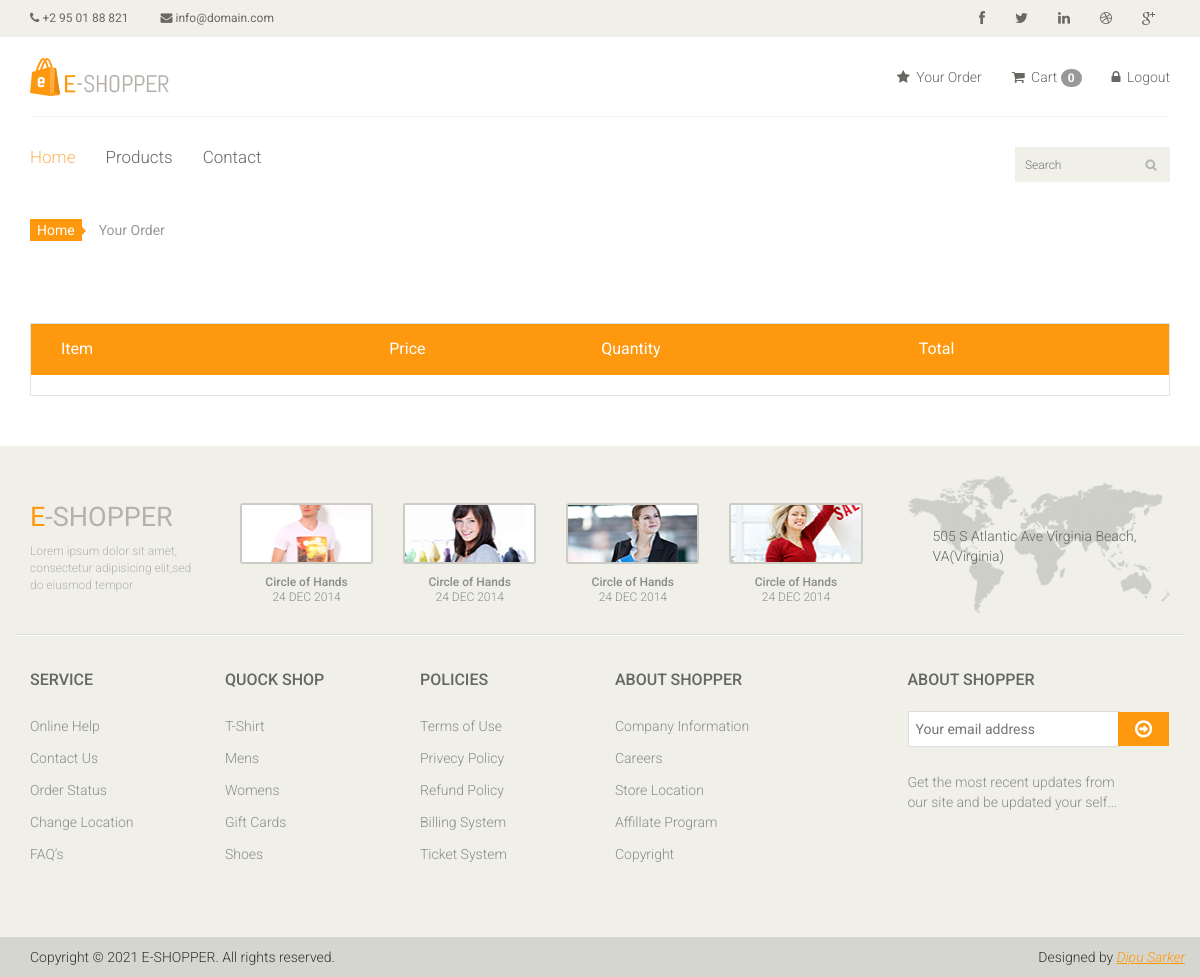
Before: /order/ (signed in) with the older database file.
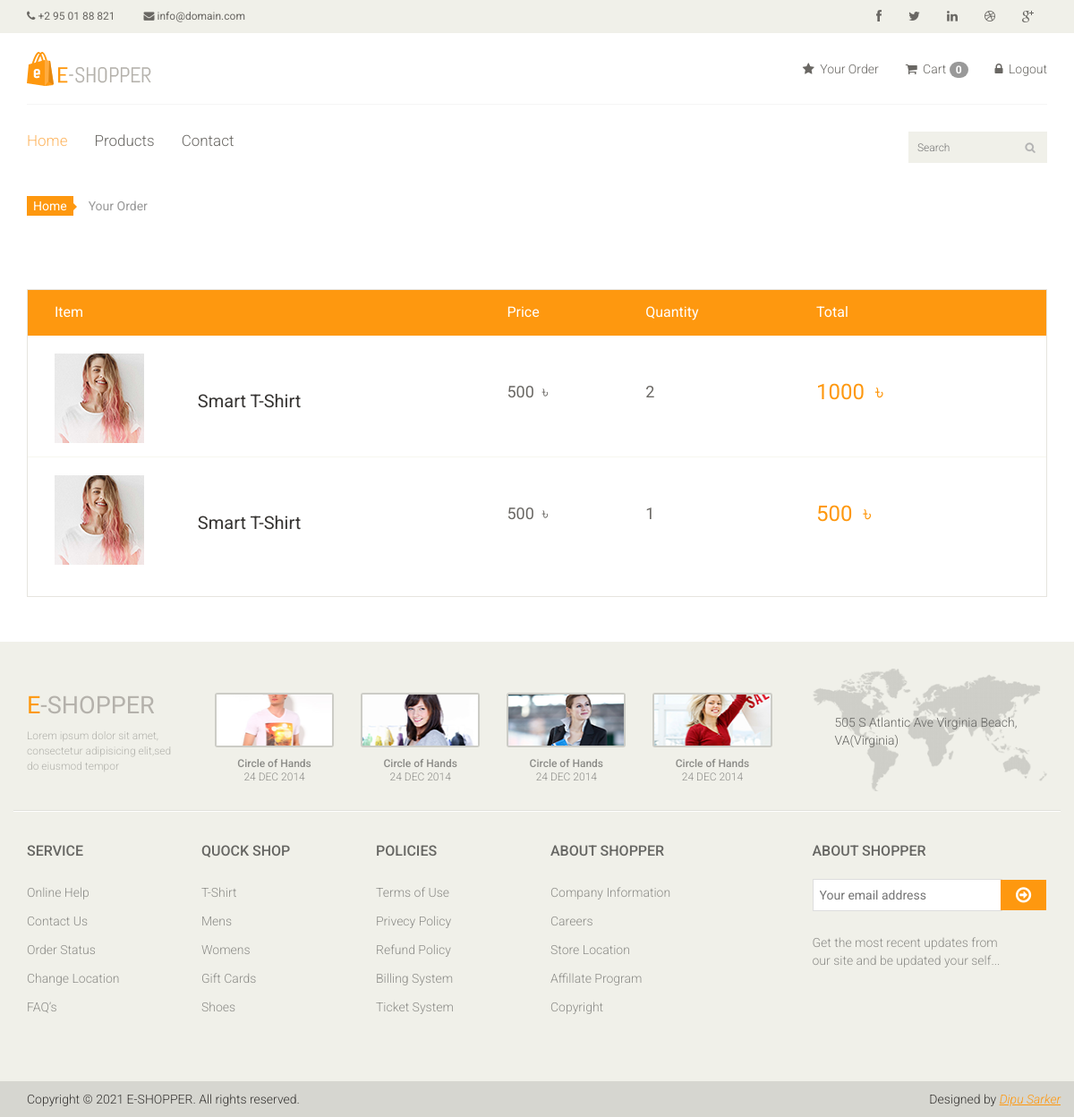
After: the same page with the newer database file.
### app/models.py (models this page shows, shortened)
class Order(models.Model):
    image = models.ImageField(upload_to='ecommerce/order/image')
    product = models.CharField(max_length=1000)
    user = models.ForeignKey(User, on_delete=models.CASCADE)
    quantity = models.IntegerField()
    price = models.IntegerField()
    total = models.IntegerField()
    address = models.CharField(max_length=100)
    phone = models.CharField(max_length=20)
    pincode = models.CharField(max_length=20)
    date = models.DateField(default=datetime.datetime.today)

### app/views.py (the view)
# urls.py: path('order/', views.Your_Order, name='order'),
def Your_Order(request):
    uid = request.session.get('_auth_user_id')
    user = User.objects.get(pk=uid)
    order = Order.objects.filter(user=user)
    context = {'order': order}
    return render(request, 'order.html', context)

### templates/order.html
{% extends "master.html" %}
{% block content %}
<section id="cart_items">
    <div class="container">
        <div class="breadcrumbs">
            <ol class="breadcrumb">
              <li><a href="{% url 'index' %}">Home</a></li>
              <li class="active">Your Order</li>
            </ol>
        </div>
        <div class="table-responsive cart_info">
            <table class="table table-condensed">
                <thead>
                    <tr class="cart_menu">
                        <td class="image">Item</td>
                        <td class="description"></td>
                        <td class="price">Price</td>
                        <td class="quantity">Quantity</td>
                        <td class="total">Total</td>
                        <td></td>
                    </tr>
                </thead>
                <tbody>
                    {% for i in order %}
                    <tr>
                        <td class="cart_product">
                            <a href=""><img src="{{i.image}}" alt=""></a>
                        </td>
                        <td class="cart_description">
                            <h4><a href="">{{i.product}}</a></h4>
                        </td>
                        <td class="cart_price">
                            <p>{{i.price}} &nbsp;৳ </p>
                        </td>
                        <td class="cart_price">
                            <div class="cart_quantity_button">
                                <p>{{i.quantity}}</p>
                            </div>
                        </td>
                        <td class="cart_total">
                            <p class="cart_total_price">{{i.total}} &nbsp;৳</p>
                        </td>
                    </tr>
                    {% endfor %}
                </tbody>
            </table>
        </div>
    </div>
</section>
{% endblock content %}

### templates/master.html (shortened to what this page needs)
{% load static %}
<html lang="en">
<head>
    <link href="/static/css/bootstrap.min.css" %}" rel="stylesheet">
    <link href="/static/css/font-awesome.min.css" %}" rel="stylesheet">
    <link href="/static/css/prettyPhoto.css" %}" rel="stylesheet">
    <link href="/static/css/price-range.css" %}" rel="stylesheet">
    <link href="/static/css/animate.css" %}" rel="stylesheet">
	<link href="/static/css/main.css" %"} rel="stylesheet">
	<link href="/static/css/responsive.css" %}" rel="stylesheet">
</head>
<body>
    <header id="header">
		<div class="header_top">
			<div class="container">
				<div class="row">
					<div class="col-sm-6">
						<div class="contactinfo">
							<ul class="nav nav-pills">
								<li><a href="#"><i class="fa fa-phone"></i> +2 95 01 88 821</a></li>
								<li><a href="#"><i class="fa fa-envelope"></i> info@domain.com</a></li>
							</ul>
						</div>
					</div>
					<div class="col-sm-6">
						<div class="social-icons pull-right">
							<ul class="nav navbar-nav">
								<li><a href="#"><i class="fa fa-facebook"></i></a></li>
								<li><a href="#"><i class="fa fa-twitter"></i></a></li>
								<li><a href="#"><i class="fa fa-linkedin"></i></a></li>
								<li><a href="#"><i class="fa fa-dribbble"></i></a></li>
								<li><a href="#"><i class="fa fa-google-plus"></i></a></li>
							</ul>
						</div>
					</div>
				</div>
			</div>
		</div>
		<div class="header-middle">
			<div class="container">
				<div class="row">
					<div class="col-sm-4">
						<div class="logo pull-left">
							<a href="{% url 'index' %}"><img src="/static/images/home/logo.png" alt="" /></a>
						</div>
					</div>
					<div class="col-sm-8">
						<div class="shop-menu pull-right">
							<ul class="nav navbar-nav">
								<li><a href="{% url 'order' %}"><i class="fa fa-star"></i> Your Order</a></li>
								<li><a href="{% url 'cart_detail' %}"><i class="fa fa-shopping-cart"></i> Cart <span class="badge bg-secondary">{{request.session.cart|length}}</span></a></li>
								{% if user.is_authenticated %}
									<li><a href="{% url 'logout' %}"><i class="fa fa-lock"></i> Logout</a></li>
								{% else %}
									<li><a href="{% url 'login' %}"><i class="fa fa-lock"></i> Login</a></li>
								{% endif %}
							</ul>
						</div>
					</div>
				</div>
			</div>
		</div>
		<div class="header-bottom">
			<div class="container">
				<div class="row">
					<div class="col-sm-9">
						<div class="mainmenu pull-left">
							<ul class="nav navbar-nav collapse navbar-collapse">
								<li><a href="{% url 'index' %}" class="active">Home</a></li>
								<li><a href="{% url 'product' %}">Products</a></li>
								<li><a href="{% url 'contact' %}">Contact</a></li>
							</ul>
						</div>
					</div>
					<div class="col-sm-3">
						<form action="{% url 'search' %}" method="get">
							<div class="search_box pull-right">
								<input name='query' type="text" placeholder="Search"/>
							</div>
						</form>
					</div>
				</div>
			</div>
		</div>
	</header>
    {% block content %}
    {% endblock content %}
    <footer id="footer">
		<div class="footer-top">
			<div class="container">
				<div class="row">
					<div class="col-sm-2">
						<div class="companyinfo">
							<h2><span>e</span>-shopper</h2>
							<p>Lorem ipsum dolor sit amet, consectetur adipisicing elit,sed do eiusmod tempor</p>
						</div>
					</div>
					<div class="col-sm-7">
						<div class="col-sm-3">
							<div class="video-gallery text-center">
								<a href="#">
									<div class="iframe-img">
										<img src="/static/images/home/iframe1.png" alt="" />
									</div>
								</a>
								<p>Circle of Hands</p>
								<h2>24 DEC 2014</h2>
							</div>
						</div>
						<div class="col-sm-3">
							<div class="video-gallery text-center">
								<a href="#">
									<div class="iframe-img">
										<img src="/static/images/home/iframe2.png" alt="" />
									</div>
								</a>
								<p>Circle of Hands</p>
								<h2>24 DEC 2014</h2>
							</div>
						</div>
						<div class="col-sm-3">
							<div class="video-gallery text-center">
								<a href="#">
									<div class="iframe-img">
										<img src="/static/images/home/iframe3.png" alt="" />
									</div>
								</a>
								<p>Circle of Hands</p>
								<h2>24 DEC 2014</h2>
							</div>
						</div>
						<div class="col-sm-3">
							<div class="video-gallery text-center">
								<a href="#">
									<div class="iframe-img">
										<img src="/static/images/home/iframe4.png" alt="" />
									</div>
								</a>
								<p>Circle of Hands</p>
								<h2>24 DEC 2014</h2>
							</div>
						</div>
					</div>
					<div class="col-sm-3">
						<div class="address">
							<img src="/static/images/home/map.png" alt="" />
							<p>505 S Atlantic Ave Virginia Beach, VA(Virginia)</p>
						</div>
					</div>
				</div>
			</div>
		</div>
		<div class="footer-widget">
			<div class="container">
				<div class="row">
					<div class="col-sm-2">
						<div class="single-widget">
							<h2>Service</h2>
							<ul class="nav nav-pills nav-stacked">
								<li><a href="#">Online Help</a></li>
								<li><a href="#">Contact Us</a></li>
								<li><a href="#">Order Status</a></li>
								<li><a href="#">Change Location</a></li>
								<li><a href="#">FAQ’s</a></li>
							</ul>
						</div>
					</div>
					<div class="col-sm-2">
						<div class="single-widget">
							<h2>Quock Shop</h2>
							<ul class="nav nav-pills nav-stacked">
								<li><a href="#">T-Shirt</a></li>
								<li><a href="#">Mens</a></li>
								<li><a href="#">Womens</a></li>
								<li><a href="#">Gift Cards</a></li>
								<li><a href="#">Shoes</a></li>
							</ul>
						</div>
					</div>
					<div class="col-sm-2">
						<div class="single-widget">
							<h2>Policies</h2>
							<ul class="nav nav-pills nav-stacked">
								<li><a href="#">Terms of Use</a></li>
								<li><a href="#">Privecy Policy</a></li>
								<li><a href="#">Refund Policy</a></li>
								<li><a href="#">Billing System</a></li>
								<li><a href="#">Ticket System</a></li>
							</ul>
						</div>
					</div>
					<div class="col-sm-2">
						<div class="single-widget">
							<h2>About Shopper</h2>
							<ul class="nav nav-pills nav-stacked">
								<li><a href="#">Company Information</a></li>
								<li><a href="#">Careers</a></li>
								<li><a href="#">Store Location</a></li>
								<li><a href="#">Affillate Program</a></li>
								<li><a href="#">Copyright</a></li>
							</ul>
						</div>
					</div>
					<div class="col-sm-3 col-sm-offset-1">
						<div class="single-widget">
							<h2>About Shopper</h2>
							<form action="#" class="searchform">
								<input type="text" placeholder="Your email address" />
								<button type="submit" class="btn btn-default"><i class="fa fa-arrow-circle-o-right"></i></button>
								<p>Get the most recent updates from <br />our site and be updated your self...</p>
							</form>
						</div>
					</div>
				</div>
			</div>
		</div>
		<div class="footer-bottom">
			<div class="container">
				<div class="row">
					<p class="pull-left">Copyright © 2021 E-SHOPPER. All rights reserved.</p>
					<p class="pull-right">Designed by <span><a target="_blank" href="#">Dipu Sarker</a></span></p>
				</div>
			</div>
		</div>
	</footer>
</body>
</html>

Changed rows visible on the page:
added Order: image (picture), product "Smart T-Shirt", price "500", quantity "2", total "1000"
added Order: image (picture), product "Smart T-Shirt", price "500", quantity "1", total "500"
